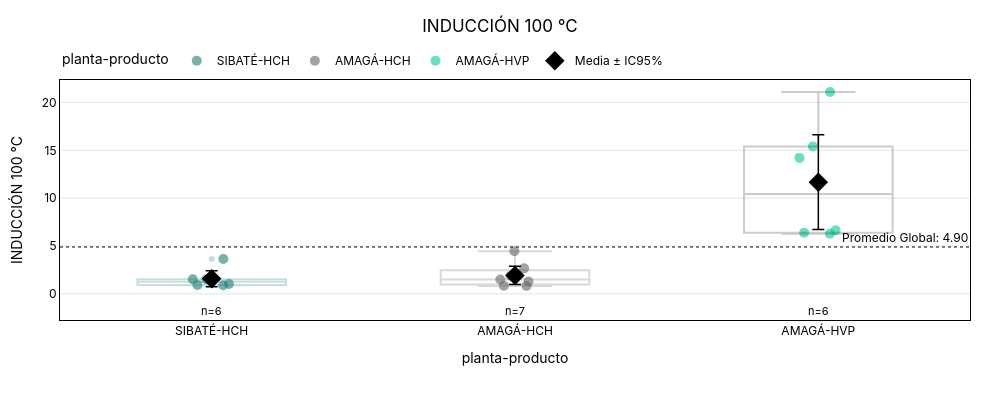
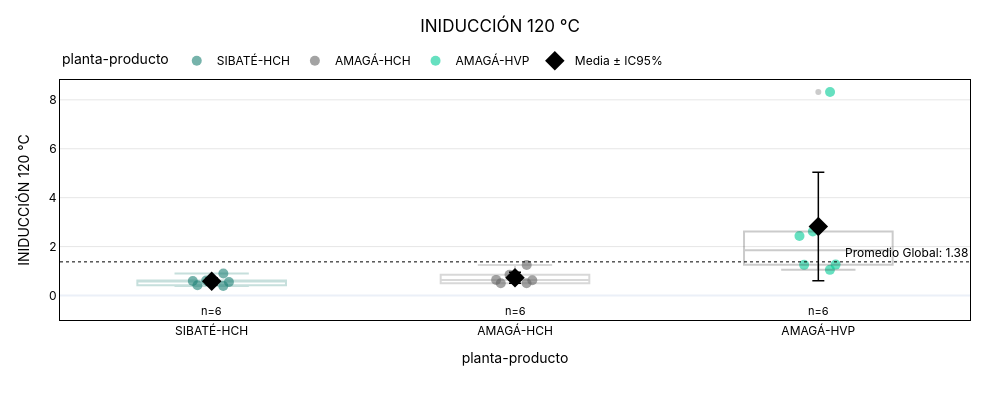
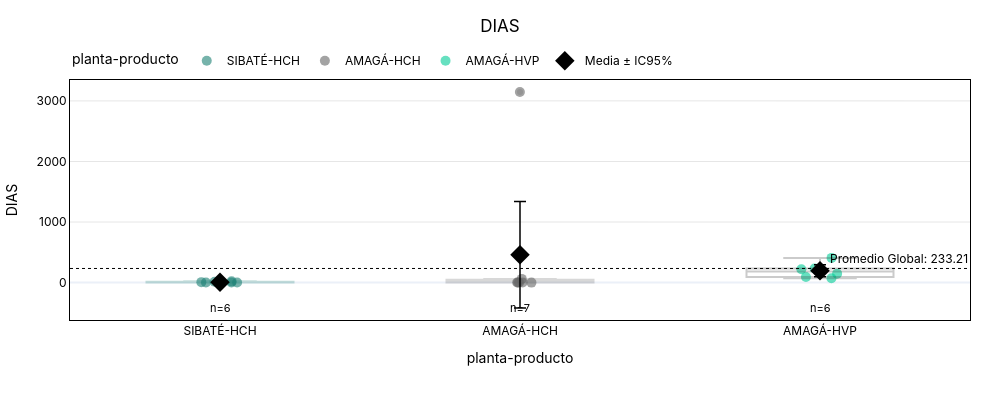
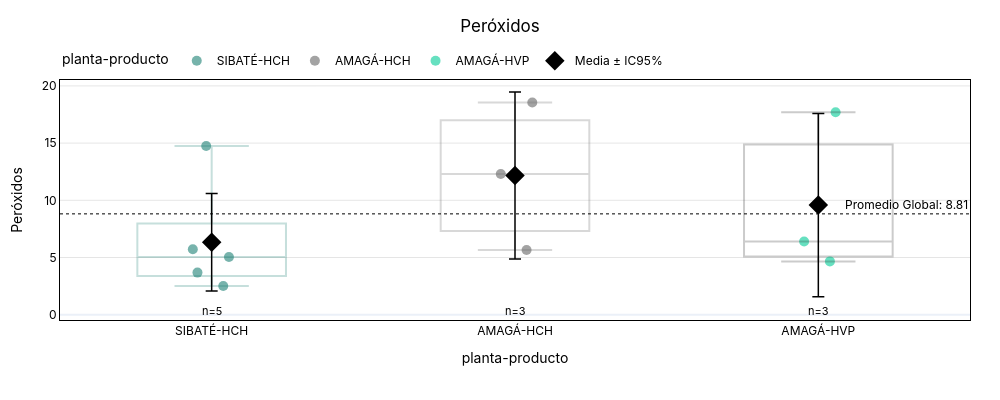

The notebook cell saved with these charts, in order:
### Code cell
for col in [ 'INDUCCIÓN 100 °C', 'INIDUCCIÓN 120 °C','DIAS', 'Peróxidos', 'Anisidina','TVN']:
    if col == 'DIAS':
        df_ = df[df["DIAS"]<2000].copy()
    else:
        df_ = df.copy()

    if col == 'INIDUCCIÓN 120 °C':
        df_ = df[df['INIDUCCIÓN 120 °C']<800].copy()
    else:
        df_ = df.copy()

    f = plot_statistical_strip(df_, x_col="planta-producto", y_col=col,
    category_order=['SIBATÉ-HCH', 'AMAGÁ-HCH', 'AMAGÁ-HVP'],
    title=col, color_map={"SIBATÉ-HCH": "#1C8074", "AMAGÁ-HCH": "#666666"}, width=1000, height=400,
    point_size=10)
    print(f"{col.replace(' ', '_').lower()}_box.html")
    s3_cliente.save_plotly_html(f, f"{col.replace(' ', '_').lower()}_box.html")
    s3_lab.save_plotly_html(f, f"{col.replace(' ', '_').lower()}_box.html")
    f.show()

### Figure 1 — Plotly figure (JSON) as saved in the notebook; plotly's stock layout.template omitted (floating-point values rounded to 4 significant figures)
{"data": [{"alignmentgroup": "True", "boxpoints": "all", "fillcolor": "rgba(255,255,255,0)", "hoveron": "points", "hovertemplate": "<b>INDUCCIÓN 100 °C</b>: %{y:.2f}<br>planta-producto: %{x}<extra></extra>", "legendgroup": "SIBATÉ-HCH", "line": {"color": "rgba(255,255,255,0)"}, "marker": {"color": "#1C8074", "line": {"width": 0}, "opacity": 0.6, "size": 10}, "name": "SIBATÉ-HCH", "offsetgroup": "SIBATÉ-HCH", "orientation": "v", "pointpos": 0, "showlegend": true, "type": "box", "x": ["SIBATÉ-HCH", "SIBATÉ-HCH", "SIBATÉ-HCH", "SIBATÉ-HCH", "SIBATÉ-HCH", "SIBATÉ-HCH"], "x0": " ", "xaxis": "x", "y": [0.925, 1.52, 0.89, 1.025, 3.64, 1.53], "y0": " ", "yaxis": "y"}, {"alignmentgroup": "True", "boxpoints": "all", "fillcolor": "rgba(255,255,255,0)", "hoveron": "points", "hovertemplate": "<b>INDUCCIÓN 100 °C</b>: %{y:.2f}<br>planta-producto: %{x}<extra></extra>", "legendgroup": "AMAGÁ-HCH", "line": {"color": "rgba(255,255,255,0)"}, "marker": {"color": "#666666", "line": {"width": 0}, "opacity": 0.6, "size": 10}, "name": "AMAGÁ-HCH", "offsetgroup": "AMAGÁ-HCH", "orientation": "v", "pointpos": 0, "showlegend": true, "type": "box", "x": ["AMAGÁ-HCH", "AMAGÁ-HCH", "AMAGÁ-HCH", "AMAGÁ-HCH", "AMAGÁ-HCH", "AMAGÁ-HCH", "AMAGÁ-HCH"], "x0": " ", "xaxis": "x", "y": [0.855, 0.82, 1.505, 1.295, 2.665, 1.89, 4.45], "y0": " ", "yaxis": "y"}, {"alignmentgroup": "True", "boxpoints": "all", "fillcolor": "rgba(255,255,255,0)", "hoveron": "points", "hovertemplate": "<b>INDUCCIÓN 100 °C</b>: %{y:.2f}<br>planta-producto: %{x}<extra></extra>", "legendgroup": "AMAGÁ-HVP", "line": {"color": "rgba(255,255,255,0)"}, "marker": {"color": "#00cc96", "line": {"width": 0}, "opacity": 0.6, "size": 10}, "name": "AMAGÁ-HVP", "offsetgroup": "AMAGÁ-HVP", "orientation": "v", "pointpos": 0, "showlegend": true, "type": "box", "x": ["AMAGÁ-HVP", "AMAGÁ-HVP", "AMAGÁ-HVP", "AMAGÁ-HVP", "AMAGÁ-HVP", "AMAGÁ-HVP"], "x0": " ", "xaxis": "x", "y": [15.39, 6.275, 21.09, 6.39, 14.21, 6.64], "y0": " ", "yaxis": "y"}, {"boxmean": false, "fillcolor": "rgba(0,0,0,0)", "hoverinfo": "skip", "line": {"color": "#1C8074"}, "marker": {"color": "#1C8074"}, "name": "SIBATÉ-HCH (IQR)", "opacity": 0.25, "showlegend": false, "type": "box", "x": ["SIBATÉ-HCH", "SIBATÉ-HCH", "SIBATÉ-HCH", "SIBATÉ-HCH", "SIBATÉ-HCH", "SIBATÉ-HCH"], "y": [0.925, 1.52, 0.89, 1.025, 3.64, 1.53]}, {"boxmean": false, "fillcolor": "rgba(0,0,0,0)", "hoverinfo": "skip", "line": {"color": "#666666"}, "marker": {"color": "#666666"}, "name": "AMAGÁ-HCH (IQR)", "opacity": 0.25, "showlegend": false, "type": "box", "x": ["AMAGÁ-HCH", "AMAGÁ-HCH", "AMAGÁ-HCH", "AMAGÁ-HCH", "AMAGÁ-HCH", "AMAGÁ-HCH", "AMAGÁ-HCH"], "y": [0.855, 0.82, 1.505, 1.295, 2.665, 1.89, 4.45]}, {"boxmean": false, "fillcolor": "rgba(0,0,0,0)", "hoverinfo": "skip", "line": {"color": "#333333"}, "marker": {"color": "#333333"}, "name": "AMAGÁ-HVP (IQR)", "opacity": 0.25, "showlegend": false, "type": "box", "x": ["AMAGÁ-HVP", "AMAGÁ-HVP", "AMAGÁ-HVP", "AMAGÁ-HVP", "AMAGÁ-HVP", "AMAGÁ-HVP"], "y": [15.39, 6.275, 21.09, 6.39, 14.21, 6.64]}, {"customdata": [0.8364, 0.9498, 4.951], "error_y": {"array": [0.8364, 0.9498, 4.951], "color": "black", "thickness": 1.5, "type": "data", "width": 6}, "hovertemplate": "<b>Media</b>: %{y:.2f}<br>IC95%: ±%{customdata:.2f}<extra></extra>", "marker": {"color": "black", "size": 15, "symbol": "diamond"}, "mode": "markers", "name": "Media ± IC95%", "showlegend": true, "type": "scatter", "x": ["SIBATÉ-HCH", "AMAGÁ-HCH", "AMAGÁ-HVP"], "y": [1.588, 1.926, 11.67]}], "layout": {"annotations": [{"font": {"color": "black"}, "showarrow": false, "text": "Promedio Global: 4.90", "x": 1, "xanchor": "right", "xref": "x domain", "y": 4.896, "yanchor": "bottom", "yref": "y"}, {"font": {"color": "black", "size": 11}, "showarrow": false, "text": "n=6", "x": "SIBATÉ-HCH", "y": 0.82, "yshift": -25}, {"font": {"color": "black", "size": 11}, "showarrow": false, "text": "n=7", "x": "AMAGÁ-HCH", "y": 0.82, "yshift": -25}, {"font": {"color": "black", "size": 11}, "showarrow": false, "text": "n=6", "x": "AMAGÁ-HVP", "y": 0.82, "yshift": -25}], "boxmode": "overlay", "font": {"color": "black", "family": "Inter, Arial, sans-serif"}, "height": 400, "legend": {"orientation": "h", "title": {"text": "planta-producto"}, "tracegroupgap": 0, "x": 0, "xanchor": "left", "y": 1.02, "yanchor": "bottom"}, "margin": {"b": 80, "l": 60, "r": 30, "t": 80}, "paper_bgcolor": "rgba(0,0,0,0)", "plot_bgcolor": "rgba(0,0,0,0)", "shapes": [{"line": {"color": "black", "dash": "dot", "width": 1}, "type": "line", "x0": 0, "x1": 1, "xref": "x domain", "y0": 4.896, "y1": 4.896, "yref": "y"}], "title": {"text": "INDUCCIÓN 100 °C", "x": 0.5, "xanchor": "center", "y": 0.95, "yanchor": "top"}, "width": 1000, "xaxis": {"anchor": "y", "categoryarray": ["SIBATÉ-HCH", "AMAGÁ-HCH", "AMAGÁ-HVP"], "categoryorder": "array", "domain": [0, 1], "linecolor": "black", "mirror": true, "showline": true, "title": {"text": "planta-producto"}}, "yaxis": {"anchor": "x", "domain": [0, 1], "gridcolor": "rgba(0,0,0,0.1)", "linecolor": "black", "mirror": true, "showline": true, "title": {"text": "INDUCCIÓN 100 °C"}}}}

### Figure 2 — Plotly figure (JSON) as saved in the notebook; plotly's stock layout.template omitted (floating-point values rounded to 4 significant figures)
{"data": [{"alignmentgroup": "True", "boxpoints": "all", "fillcolor": "rgba(255,255,255,0)", "hoveron": "points", "hovertemplate": "<b>INIDUCCIÓN 120 °C</b>: %{y:.2f}<br>planta-producto: %{x}<extra></extra>", "legendgroup": "SIBATÉ-HCH", "line": {"color": "rgba(255,255,255,0)"}, "marker": {"color": "#1C8074", "line": {"width": 0}, "opacity": 0.6, "size": 10}, "name": "SIBATÉ-HCH", "offsetgroup": "SIBATÉ-HCH", "orientation": "v", "pointpos": 0, "showlegend": true, "type": "box", "x": ["SIBATÉ-HCH", "SIBATÉ-HCH", "SIBATÉ-HCH", "SIBATÉ-HCH", "SIBATÉ-HCH", "SIBATÉ-HCH"], "x0": " ", "xaxis": "x", "y": [0.555, 0.39, 0.42, 0.9, 0.615, 0.595], "y0": " ", "yaxis": "y"}, {"alignmentgroup": "True", "boxpoints": "all", "fillcolor": "rgba(255,255,255,0)", "hoveron": "points", "hovertemplate": "<b>INIDUCCIÓN 120 °C</b>: %{y:.2f}<br>planta-producto: %{x}<extra></extra>", "legendgroup": "AMAGÁ-HCH", "line": {"color": "rgba(255,255,255,0)"}, "marker": {"color": "#666666", "line": {"width": 0}, "opacity": 0.6, "size": 10}, "name": "AMAGÁ-HCH", "offsetgroup": "AMAGÁ-HCH", "orientation": "v", "pointpos": 0, "showlegend": true, "type": "box", "x": ["AMAGÁ-HCH", "AMAGÁ-HCH", "AMAGÁ-HCH", "AMAGÁ-HCH", "AMAGÁ-HCH", "AMAGÁ-HCH"], "x0": " ", "xaxis": "x", "y": [0.5, 0.625, 0.85, 0.64, 0.5, 1.245], "y0": " ", "yaxis": "y"}, {"alignmentgroup": "True", "boxpoints": "all", "fillcolor": "rgba(255,255,255,0)", "hoveron": "points", "hovertemplate": "<b>INIDUCCIÓN 120 °C</b>: %{y:.2f}<br>planta-producto: %{x}<extra></extra>", "legendgroup": "AMAGÁ-HVP", "line": {"color": "rgba(255,255,255,0)"}, "marker": {"color": "#00cc96", "line": {"width": 0}, "opacity": 0.6, "size": 10}, "name": "AMAGÁ-HVP", "offsetgroup": "AMAGÁ-HVP", "orientation": "v", "pointpos": 0, "showlegend": true, "type": "box", "x": ["AMAGÁ-HVP", "AMAGÁ-HVP", "AMAGÁ-HVP", "AMAGÁ-HVP", "AMAGÁ-HVP", "AMAGÁ-HVP"], "x0": " ", "xaxis": "x", "y": [2.435, 8.32, 1.05, 2.615, 1.265, 1.255], "y0": " ", "yaxis": "y"}, {"boxmean": false, "fillcolor": "rgba(0,0,0,0)", "hoverinfo": "skip", "line": {"color": "#1C8074"}, "marker": {"color": "#1C8074"}, "name": "SIBATÉ-HCH (IQR)", "opacity": 0.25, "showlegend": false, "type": "box", "x": ["SIBATÉ-HCH", "SIBATÉ-HCH", "SIBATÉ-HCH", "SIBATÉ-HCH", "SIBATÉ-HCH", "SIBATÉ-HCH"], "y": [0.555, 0.39, 0.42, 0.9, 0.615, 0.595]}, {"boxmean": false, "fillcolor": "rgba(0,0,0,0)", "hoverinfo": "skip", "line": {"color": "#666666"}, "marker": {"color": "#666666"}, "name": "AMAGÁ-HCH (IQR)", "opacity": 0.25, "showlegend": false, "type": "box", "x": ["AMAGÁ-HCH", "AMAGÁ-HCH", "AMAGÁ-HCH", "AMAGÁ-HCH", "AMAGÁ-HCH", "AMAGÁ-HCH"], "y": [0.5, 0.625, 0.85, 0.64, 0.5, 1.245]}, {"boxmean": false, "fillcolor": "rgba(0,0,0,0)", "hoverinfo": "skip", "line": {"color": "#333333"}, "marker": {"color": "#333333"}, "name": "AMAGÁ-HVP (IQR)", "opacity": 0.25, "showlegend": false, "type": "box", "x": ["AMAGÁ-HVP", "AMAGÁ-HVP", "AMAGÁ-HVP", "AMAGÁ-HVP", "AMAGÁ-HVP", "AMAGÁ-HVP"], "y": [2.435, 8.32, 1.05, 2.615, 1.265, 1.255]}, {"customdata": [0.1459, 0.2276, 2.219], "error_y": {"array": [0.1459, 0.2276, 2.219], "color": "black", "thickness": 1.5, "type": "data", "width": 6}, "hovertemplate": "<b>Media</b>: %{y:.2f}<br>IC95%: ±%{customdata:.2f}<extra></extra>", "marker": {"color": "black", "size": 15, "symbol": "diamond"}, "mode": "markers", "name": "Media ± IC95%", "showlegend": true, "type": "scatter", "x": ["SIBATÉ-HCH", "AMAGÁ-HCH", "AMAGÁ-HVP"], "y": [0.5792, 0.7267, 2.823]}], "layout": {"annotations": [{"font": {"color": "black"}, "showarrow": false, "text": "Promedio Global: 1.38", "x": 1, "xanchor": "right", "xref": "x domain", "y": 1.376, "yanchor": "bottom", "yref": "y"}, {"font": {"color": "black", "size": 11}, "showarrow": false, "text": "n=6", "x": "SIBATÉ-HCH", "y": 0.39, "yshift": -25}, {"font": {"color": "black", "size": 11}, "showarrow": false, "text": "n=6", "x": "AMAGÁ-HCH", "y": 0.39, "yshift": -25}, {"font": {"color": "black", "size": 11}, "showarrow": false, "text": "n=6", "x": "AMAGÁ-HVP", "y": 0.39, "yshift": -25}], "boxmode": "overlay", "font": {"color": "black", "family": "Inter, Arial, sans-serif"}, "height": 400, "legend": {"orientation": "h", "title": {"text": "planta-producto"}, "tracegroupgap": 0, "x": 0, "xanchor": "left", "y": 1.02, "yanchor": "bottom"}, "margin": {"b": 80, "l": 60, "r": 30, "t": 80}, "paper_bgcolor": "rgba(0,0,0,0)", "plot_bgcolor": "rgba(0,0,0,0)", "shapes": [{"line": {"color": "black", "dash": "dot", "width": 1}, "type": "line", "x0": 0, "x1": 1, "xref": "x domain", "y0": 1.376, "y1": 1.376, "yref": "y"}], "title": {"text": "INIDUCCIÓN 120 °C", "x": 0.5, "xanchor": "center", "y": 0.95, "yanchor": "top"}, "width": 1000, "xaxis": {"anchor": "y", "categoryarray": ["SIBATÉ-HCH", "AMAGÁ-HCH", "AMAGÁ-HVP"], "categoryorder": "array", "domain": [0, 1], "linecolor": "black", "mirror": true, "showline": true, "title": {"text": "planta-producto"}}, "yaxis": {"anchor": "x", "domain": [0, 1], "gridcolor": "rgba(0,0,0,0.1)", "linecolor": "black", "mirror": true, "showline": true, "title": {"text": "INIDUCCIÓN 120 °C"}}}}

### Figure 3 — Plotly figure (JSON) as saved in the notebook; plotly's stock layout.template omitted (floating-point values rounded to 4 significant figures)
{"data": [{"alignmentgroup": "True", "boxpoints": "all", "fillcolor": "rgba(255,255,255,0)", "hoveron": "points", "hovertemplate": "<b>DIAS</b>: %{y:.2f}<br>planta-producto: %{x}<extra></extra>", "legendgroup": "SIBATÉ-HCH", "line": {"color": "rgba(255,255,255,0)"}, "marker": {"color": "#1C8074", "line": {"width": 0}, "opacity": 0.6, "size": 10}, "name": "SIBATÉ-HCH", "offsetgroup": "SIBATÉ-HCH", "orientation": "v", "pointpos": 0, "showlegend": true, "type": "box", "x": ["SIBATÉ-HCH", "SIBATÉ-HCH", "SIBATÉ-HCH", "SIBATÉ-HCH", "SIBATÉ-HCH", "SIBATÉ-HCH"], "x0": " ", "xaxis": "x", "y": [0.23, 7.402, 0.514, 0.287, 20.18, 15.11], "y0": " ", "yaxis": "y"}, {"alignmentgroup": "True", "boxpoints": "all", "fillcolor": "rgba(255,255,255,0)", "hoveron": "points", "hovertemplate": "<b>DIAS</b>: %{y:.2f}<br>planta-producto: %{x}<extra></extra>", "legendgroup": "AMAGÁ-HCH", "line": {"color": "rgba(255,255,255,0)"}, "marker": {"color": "#666666", "line": {"width": 0}, "opacity": 0.6, "size": 10}, "name": "AMAGÁ-HCH", "offsetgroup": "AMAGÁ-HCH", "orientation": "v", "pointpos": 0, "showlegend": true, "type": "box", "x": ["AMAGÁ-HCH", "AMAGÁ-HCH", "AMAGÁ-HCH", "AMAGÁ-HCH", "AMAGÁ-HCH", "AMAGÁ-HCH", "AMAGÁ-HCH"], "x0": " ", "xaxis": "x", "y": [0.233, 0.088, 1.25, 1.509, 3147.0, 0.964, 60.88], "y0": " ", "yaxis": "y"}, {"alignmentgroup": "True", "boxpoints": "all", "fillcolor": "rgba(255,255,255,0)", "hoveron": "points", "hovertemplate": "<b>DIAS</b>: %{y:.2f}<br>planta-producto: %{x}<extra></extra>", "legendgroup": "AMAGÁ-HVP", "line": {"color": "rgba(255,255,255,0)"}, "marker": {"color": "#00cc96", "line": {"width": 0}, "opacity": 0.6, "size": 10}, "name": "AMAGÁ-HVP", "offsetgroup": "AMAGÁ-HVP", "orientation": "v", "pointpos": 0, "showlegend": true, "type": "box", "x": ["AMAGÁ-HVP", "AMAGÁ-HVP", "AMAGÁ-HVP", "AMAGÁ-HVP", "AMAGÁ-HVP", "AMAGÁ-HVP"], "x0": " ", "xaxis": "x", "y": [407.6, 73.08, 233.5, 148.0, 221.5, 91.67], "y0": " ", "yaxis": "y"}, {"boxmean": false, "fillcolor": "rgba(0,0,0,0)", "hoverinfo": "skip", "line": {"color": "#1C8074"}, "marker": {"color": "#1C8074"}, "name": "SIBATÉ-HCH (IQR)", "opacity": 0.25, "showlegend": false, "type": "box", "x": ["SIBATÉ-HCH", "SIBATÉ-HCH", "SIBATÉ-HCH", "SIBATÉ-HCH", "SIBATÉ-HCH", "SIBATÉ-HCH"], "y": [0.23, 7.402, 0.514, 0.287, 20.18, 15.11]}, {"boxmean": false, "fillcolor": "rgba(0,0,0,0)", "hoverinfo": "skip", "line": {"color": "#666666"}, "marker": {"color": "#666666"}, "name": "AMAGÁ-HCH (IQR)", "opacity": 0.25, "showlegend": false, "type": "box", "x": ["AMAGÁ-HCH", "AMAGÁ-HCH", "AMAGÁ-HCH", "AMAGÁ-HCH", "AMAGÁ-HCH", "AMAGÁ-HCH", "AMAGÁ-HCH"], "y": [0.233, 0.088, 1.25, 1.509, 3147.0, 0.964, 60.88]}, {"boxmean": false, "fillcolor": "rgba(0,0,0,0)", "hoverinfo": "skip", "line": {"color": "#333333"}, "marker": {"color": "#333333"}, "name": "AMAGÁ-HVP (IQR)", "opacity": 0.25, "showlegend": false, "type": "box", "x": ["AMAGÁ-HVP", "AMAGÁ-HVP", "AMAGÁ-HVP", "AMAGÁ-HVP", "AMAGÁ-HVP", "AMAGÁ-HVP"], "y": [407.6, 73.08, 233.5, 148.0, 221.5, 91.67]}, {"customdata": [6.903, 878.3, 98.09], "error_y": {"array": [6.903, 878.3, 98.09], "color": "black", "thickness": 1.5, "type": "data", "width": 6}, "hovertemplate": "<b>Media</b>: %{y:.2f}<br>IC95%: ±%{customdata:.2f}<extra></extra>", "marker": {"color": "black", "size": 15, "symbol": "diamond"}, "mode": "markers", "name": "Media ± IC95%", "showlegend": true, "type": "scatter", "x": ["SIBATÉ-HCH", "AMAGÁ-HCH", "AMAGÁ-HVP"], "y": [7.288, 458.8, 195.9]}], "layout": {"annotations": [{"font": {"color": "black"}, "showarrow": false, "text": "Promedio Global: 233.21", "x": 1, "xanchor": "right", "xref": "x domain", "y": 233.2, "yanchor": "bottom", "yref": "y"}, {"font": {"color": "black", "size": 11}, "showarrow": false, "text": "n=6", "x": "SIBATÉ-HCH", "y": 0.088, "yshift": -25}, {"font": {"color": "black", "size": 11}, "showarrow": false, "text": "n=7", "x": "AMAGÁ-HCH", "y": 0.088, "yshift": -25}, {"font": {"color": "black", "size": 11}, "showarrow": false, "text": "n=6", "x": "AMAGÁ-HVP", "y": 0.088, "yshift": -25}], "boxmode": "overlay", "font": {"color": "black", "family": "Inter, Arial, sans-serif"}, "height": 400, "legend": {"orientation": "h", "title": {"text": "planta-producto"}, "tracegroupgap": 0, "x": 0, "xanchor": "left", "y": 1.02, "yanchor": "bottom"}, "margin": {"b": 80, "l": 60, "r": 30, "t": 80}, "paper_bgcolor": "rgba(0,0,0,0)", "plot_bgcolor": "rgba(0,0,0,0)", "shapes": [{"line": {"color": "black", "dash": "dot", "width": 1}, "type": "line", "x0": 0, "x1": 1, "xref": "x domain", "y0": 233.2, "y1": 233.2, "yref": "y"}], "title": {"text": "DIAS", "x": 0.5, "xanchor": "center", "y": 0.95, "yanchor": "top"}, "width": 1000, "xaxis": {"anchor": "y", "categoryarray": ["SIBATÉ-HCH", "AMAGÁ-HCH", "AMAGÁ-HVP"], "categoryorder": "array", "domain": [0, 1], "linecolor": "black", "mirror": true, "showline": true, "title": {"text": "planta-producto"}}, "yaxis": {"anchor": "x", "domain": [0, 1], "gridcolor": "rgba(0,0,0,0.1)", "linecolor": "black", "mirror": true, "showline": true, "title": {"text": "DIAS"}}}}

### Figure 4 — Plotly figure (JSON) as saved in the notebook; plotly's stock layout.template omitted (floating-point values rounded to 4 significant figures)
{"data": [{"alignmentgroup": "True", "boxpoints": "all", "fillcolor": "rgba(255,255,255,0)", "hoveron": "points", "hovertemplate": "<b>Peróxidos</b>: %{y:.2f}<br>planta-producto: %{x}<extra></extra>", "legendgroup": "SIBATÉ-HCH", "line": {"color": "rgba(255,255,255,0)"}, "marker": {"color": "#1C8074", "line": {"width": 0}, "opacity": 0.6, "size": 10}, "name": "SIBATÉ-HCH", "offsetgroup": "SIBATÉ-HCH", "orientation": "v", "pointpos": 0, "showlegend": true, "type": "box", "x": ["SIBATÉ-HCH", "SIBATÉ-HCH", "SIBATÉ-HCH", "SIBATÉ-HCH", "SIBATÉ-HCH", "SIBATÉ-HCH"], "x0": " ", "xaxis": "x", "y": [14.75, 2.51, 5.72, 3.68, 5.05, NaN], "y0": " ", "yaxis": "y"}, {"alignmentgroup": "True", "boxpoints": "all", "fillcolor": "rgba(255,255,255,0)", "hoveron": "points", "hovertemplate": "<b>Peróxidos</b>: %{y:.2f}<br>planta-producto: %{x}<extra></extra>", "legendgroup": "AMAGÁ-HCH", "line": {"color": "rgba(255,255,255,0)"}, "marker": {"color": "#666666", "line": {"width": 0}, "opacity": 0.6, "size": 10}, "name": "AMAGÁ-HCH", "offsetgroup": "AMAGÁ-HCH", "orientation": "v", "pointpos": 0, "showlegend": true, "type": "box", "x": ["AMAGÁ-HCH", "AMAGÁ-HCH", "AMAGÁ-HCH", "AMAGÁ-HCH", "AMAGÁ-HCH", "AMAGÁ-HCH", "AMAGÁ-HCH"], "x0": " ", "xaxis": "x", "y": [12.3, 18.55, NaN, 5.65, NaN, NaN, NaN], "y0": " ", "yaxis": "y"}, {"alignmentgroup": "True", "boxpoints": "all", "fillcolor": "rgba(255,255,255,0)", "hoveron": "points", "hovertemplate": "<b>Peróxidos</b>: %{y:.2f}<br>planta-producto: %{x}<extra></extra>", "legendgroup": "AMAGÁ-HVP", "line": {"color": "rgba(255,255,255,0)"}, "marker": {"color": "#00cc96", "line": {"width": 0}, "opacity": 0.6, "size": 10}, "name": "AMAGÁ-HVP", "offsetgroup": "AMAGÁ-HVP", "orientation": "v", "pointpos": 0, "showlegend": true, "type": "box", "x": ["AMAGÁ-HVP", "AMAGÁ-HVP", "AMAGÁ-HVP", "AMAGÁ-HVP", "AMAGÁ-HVP", "AMAGÁ-HVP"], "x0": " ", "xaxis": "x", "y": [4.66, 6.4, NaN, 17.69, NaN, NaN], "y0": " ", "yaxis": "y"}, {"boxmean": false, "fillcolor": "rgba(0,0,0,0)", "hoverinfo": "skip", "line": {"color": "#1C8074"}, "marker": {"color": "#1C8074"}, "name": "SIBATÉ-HCH (IQR)", "opacity": 0.25, "showlegend": false, "type": "box", "x": ["SIBATÉ-HCH", "SIBATÉ-HCH", "SIBATÉ-HCH", "SIBATÉ-HCH", "SIBATÉ-HCH", "SIBATÉ-HCH"], "y": [14.75, 2.51, 5.72, 3.68, 5.05, NaN]}, {"boxmean": false, "fillcolor": "rgba(0,0,0,0)", "hoverinfo": "skip", "line": {"color": "#666666"}, "marker": {"color": "#666666"}, "name": "AMAGÁ-HCH (IQR)", "opacity": 0.25, "showlegend": false, "type": "box", "x": ["AMAGÁ-HCH", "AMAGÁ-HCH", "AMAGÁ-HCH", "AMAGÁ-HCH", "AMAGÁ-HCH", "AMAGÁ-HCH", "AMAGÁ-HCH"], "y": [12.3, 18.55, NaN, 5.65, NaN, NaN, NaN]}, {"boxmean": false, "fillcolor": "rgba(0,0,0,0)", "hoverinfo": "skip", "line": {"color": "#333333"}, "marker": {"color": "#333333"}, "name": "AMAGÁ-HVP (IQR)", "opacity": 0.25, "showlegend": false, "type": "box", "x": ["AMAGÁ-HVP", "AMAGÁ-HVP", "AMAGÁ-HVP", "AMAGÁ-HVP", "AMAGÁ-HVP", "AMAGÁ-HVP"], "y": [4.66, 6.4, NaN, 17.69, NaN, NaN]}, {"customdata": [4.261, 7.3, 8.005], "error_y": {"array": [4.261, 7.3, 8.005], "color": "black", "thickness": 1.5, "type": "data", "width": 6}, "hovertemplate": "<b>Media</b>: %{y:.2f}<br>IC95%: ±%{customdata:.2f}<extra></extra>", "marker": {"color": "black", "size": 15, "symbol": "diamond"}, "mode": "markers", "name": "Media ± IC95%", "showlegend": true, "type": "scatter", "x": ["SIBATÉ-HCH", "AMAGÁ-HCH", "AMAGÁ-HVP"], "y": [6.342, 12.17, 9.583]}], "layout": {"annotations": [{"font": {"color": "black"}, "showarrow": false, "text": "Promedio Global: 8.81", "x": 1, "xanchor": "right", "xref": "x domain", "y": 8.815, "yanchor": "bottom", "yref": "y"}, {"font": {"color": "black", "size": 11}, "showarrow": false, "text": "n=5", "x": "SIBATÉ-HCH", "y": 2.51, "yshift": -25}, {"font": {"color": "black", "size": 11}, "showarrow": false, "text": "n=3", "x": "AMAGÁ-HCH", "y": 2.51, "yshift": -25}, {"font": {"color": "black", "size": 11}, "showarrow": false, "text": "n=3", "x": "AMAGÁ-HVP", "y": 2.51, "yshift": -25}], "boxmode": "overlay", "font": {"color": "black", "family": "Inter, Arial, sans-serif"}, "height": 400, "legend": {"orientation": "h", "title": {"text": "planta-producto"}, "tracegroupgap": 0, "x": 0, "xanchor": "left", "y": 1.02, "yanchor": "bottom"}, "margin": {"b": 80, "l": 60, "r": 30, "t": 80}, "paper_bgcolor": "rgba(0,0,0,0)", "plot_bgcolor": "rgba(0,0,0,0)", "shapes": [{"line": {"color": "black", "dash": "dot", "width": 1}, "type": "line", "x0": 0, "x1": 1, "xref": "x domain", "y0": 8.815, "y1": 8.815, "yref": "y"}], "title": {"text": "Peróxidos", "x": 0.5, "xanchor": "center", "y": 0.95, "yanchor": "top"}, "width": 1000, "xaxis": {"anchor": "y", "categoryarray": ["SIBATÉ-HCH", "AMAGÁ-HCH", "AMAGÁ-HVP"], "categoryorder": "array", "domain": [0, 1], "linecolor": "black", "mirror": true, "showline": true, "title": {"text": "planta-producto"}}, "yaxis": {"anchor": "x", "domain": [0, 1], "gridcolor": "rgba(0,0,0,0.1)", "linecolor": "black", "mirror": true, "showline": true, "title": {"text": "Peróxidos"}}}}
